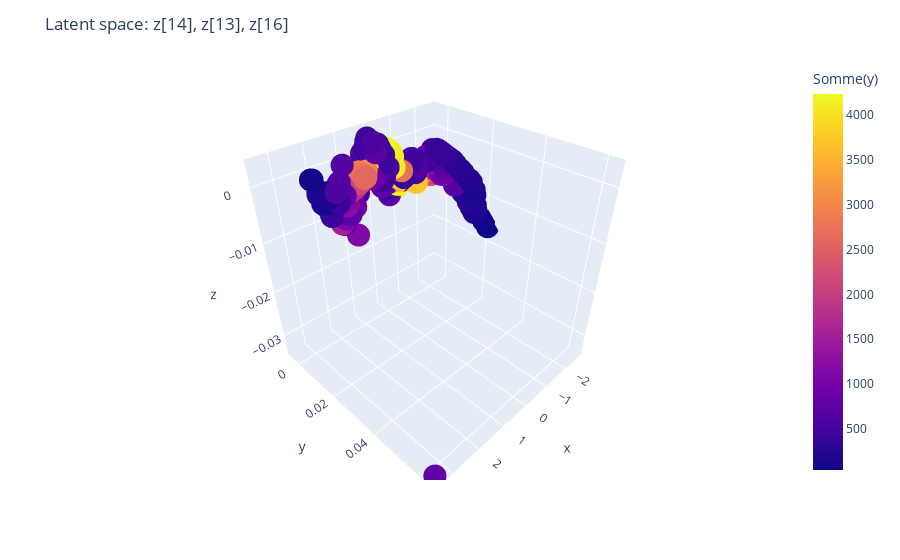

Source (notebook cell):
### Code cell
cvae_latent_3d(cvae, dataloader_test_big, index1=index1, index2=index2, index3=index3, color_mode="sum", device=device)

### Figure 1 — Plotly figure (JSON) as saved in the notebook; plotly's stock layout.template omitted (floating-point values rounded to 4 significant figures; data arrays with more than 128 entries replaced by an {"elided": "..."} marker saying what was removed)
{"data": [{"hovertemplate": "x=%{x}<br>y=%{y}<br>z=%{z}<br>Somme(y)=%{marker.color}<extra></extra>", "legendgroup": "", "marker": {"color": {"elided": "1024 float values"}, "coloraxis": "coloraxis", "symbol": "circle"}, "mode": "markers", "name": "", "scene": "scene", "showlegend": false, "type": "scatter3d", "x": {"elided": "1024 float values"}, "y": {"elided": "1024 float values"}, "z": {"elided": "1024 float values"}}], "layout": {"coloraxis": {"colorbar": {"title": {"text": "Somme(y)"}}, "colorscale": [[0, "#0d0887"], [0.1111, "#46039f"], [0.2222, "#7201a8"], [0.3333, "#9c179e"], [0.4444, "#bd3786"], [0.5556, "#d8576b"], [0.6667, "#ed7953"], [0.7778, "#fb9f3a"], [0.8889, "#fdca26"], [1, "#f0f921"]]}, "legend": {"tracegroupgap": 0}, "margin": {"t": 60}, "scene": {"domain": {"x": [0, 1], "y": [0, 1]}, "xaxis": {"title": {"text": "x"}}, "yaxis": {"title": {"text": "y"}}, "zaxis": {"title": {"text": "z"}}}, "title": {"text": "Latent space: z[14], z[13], z[16]"}}}
